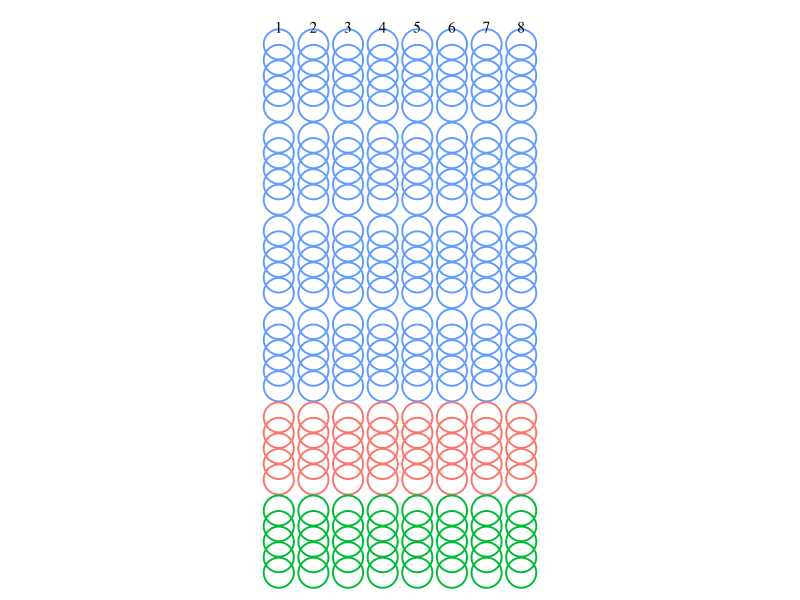
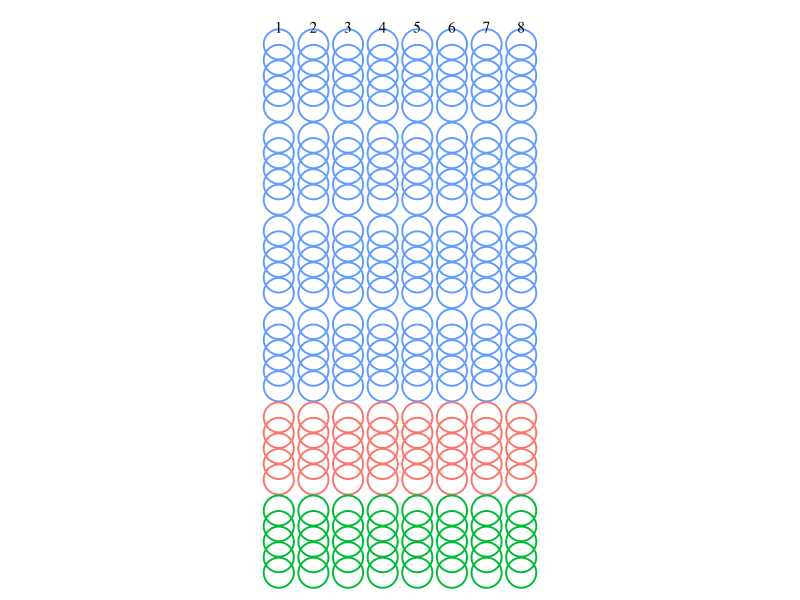

Reproduce these figures in R, in order.
library(tidyverse)
tab <- expand_grid(Question = 1:30 + rep(1:6, each = 5),
                   Exercise = seq(1, 4, length.out = 8)) %>% 
  group_by(Exercise) %>% 
  mutate(Rank = rank(Question),
         Type = ifelse(Rank %in% 1:20, "Sal", 
                       ifelse(Rank %in% 21:25, "Bonus", "Hemuppgift")))

g <- ggplot(tab, aes(y = -Question, Exercise, color = Type)) +
  geom_point(shape = 21, size = 9.5, stroke = 1) +
  # geom_vline(xintercept = seq(5.5, 30.5, 5)) +
  annotate("text", y = -0.9, x = unique(tab$Exercise), label = paste0("", 1:length(unique(tab$Exercise))), family = "serif") +
  # annotate("text", x = c(25.5, 31.5), y = max(tab$Exercise) + 0.5, label = c("Bonus", "Hem"), family = "serif", hjust = 0) +
  cowplot::theme_nothing() +
  xlim(-2, 7)
g

ggsave("../Datorövningar/Krysskort.pdf", height = 297, width = 210, units = "mm")

